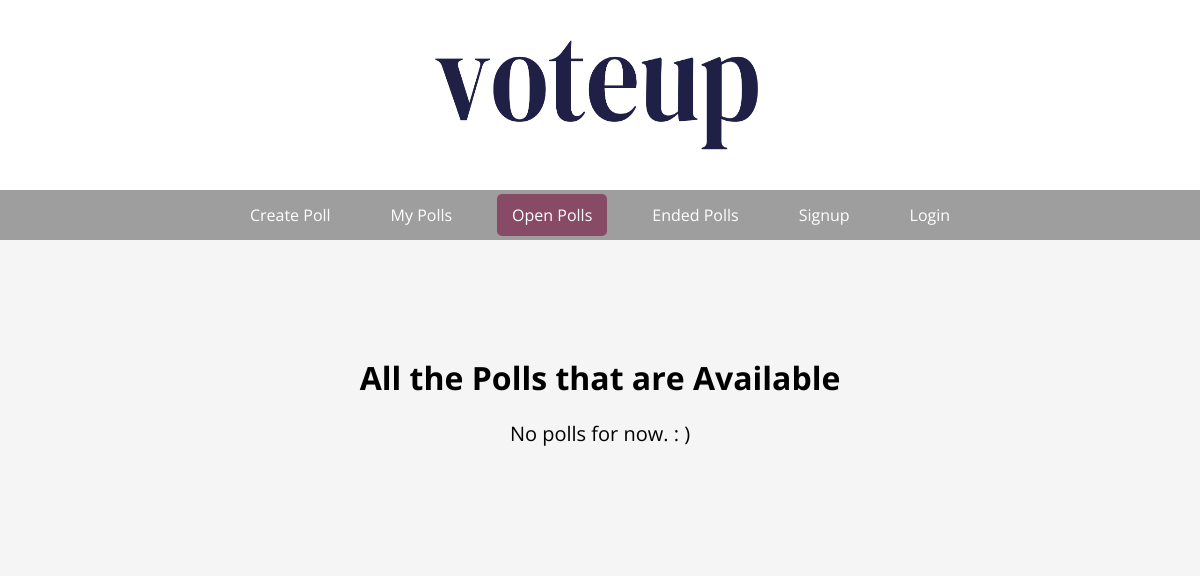
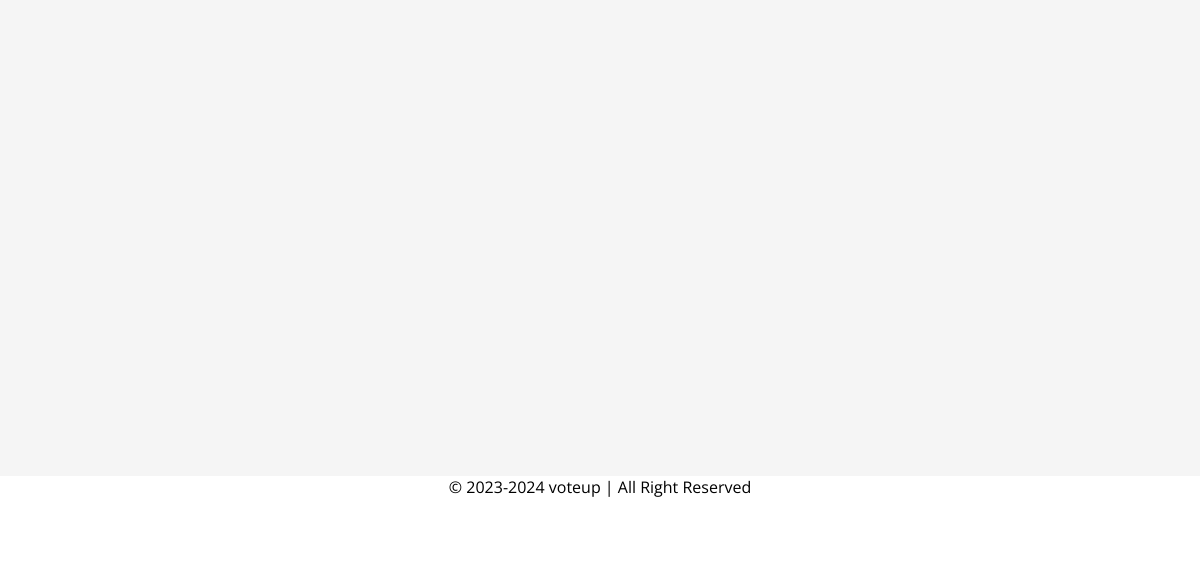
Page /openpolls.php on the earlier database version (2 pictures, top to bottom).
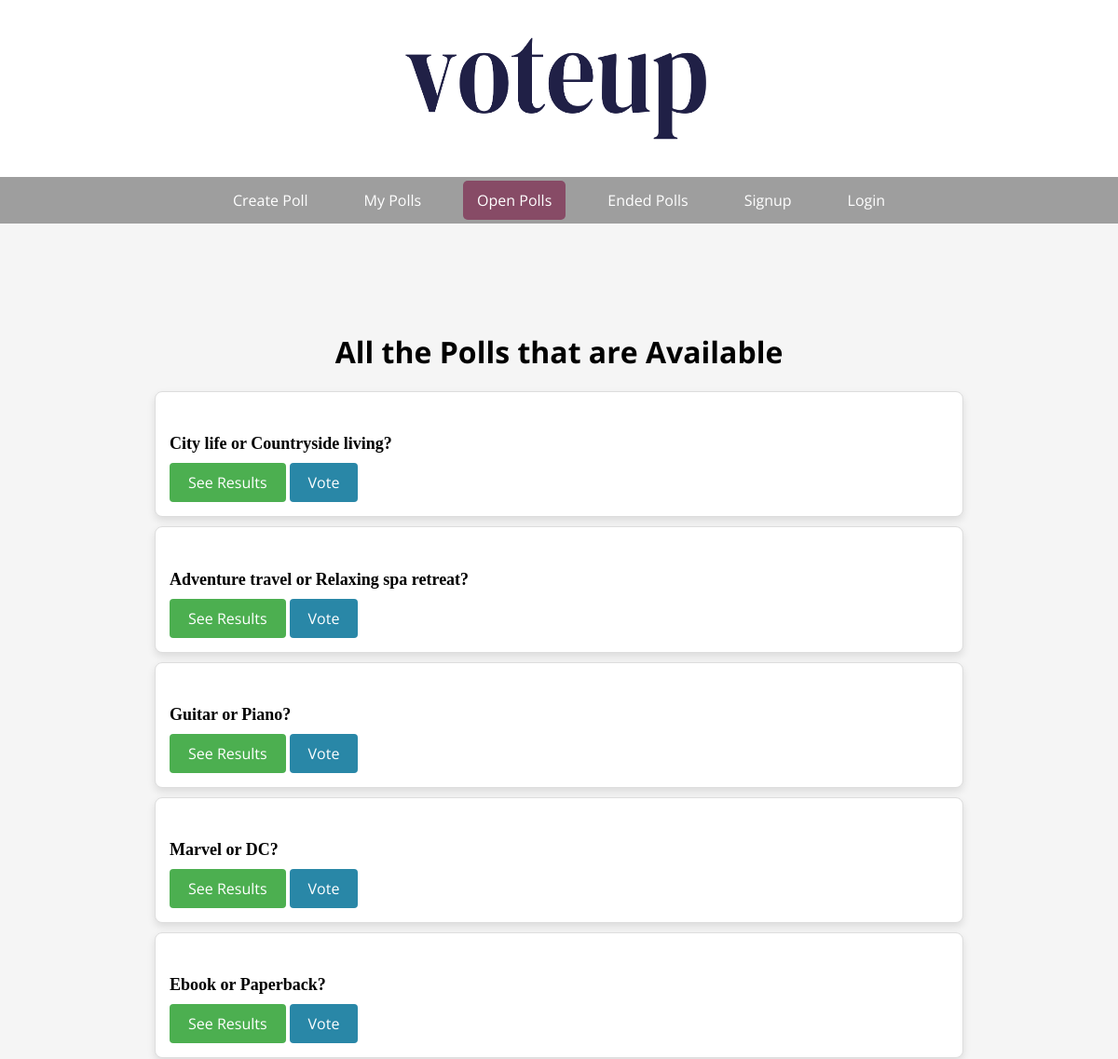
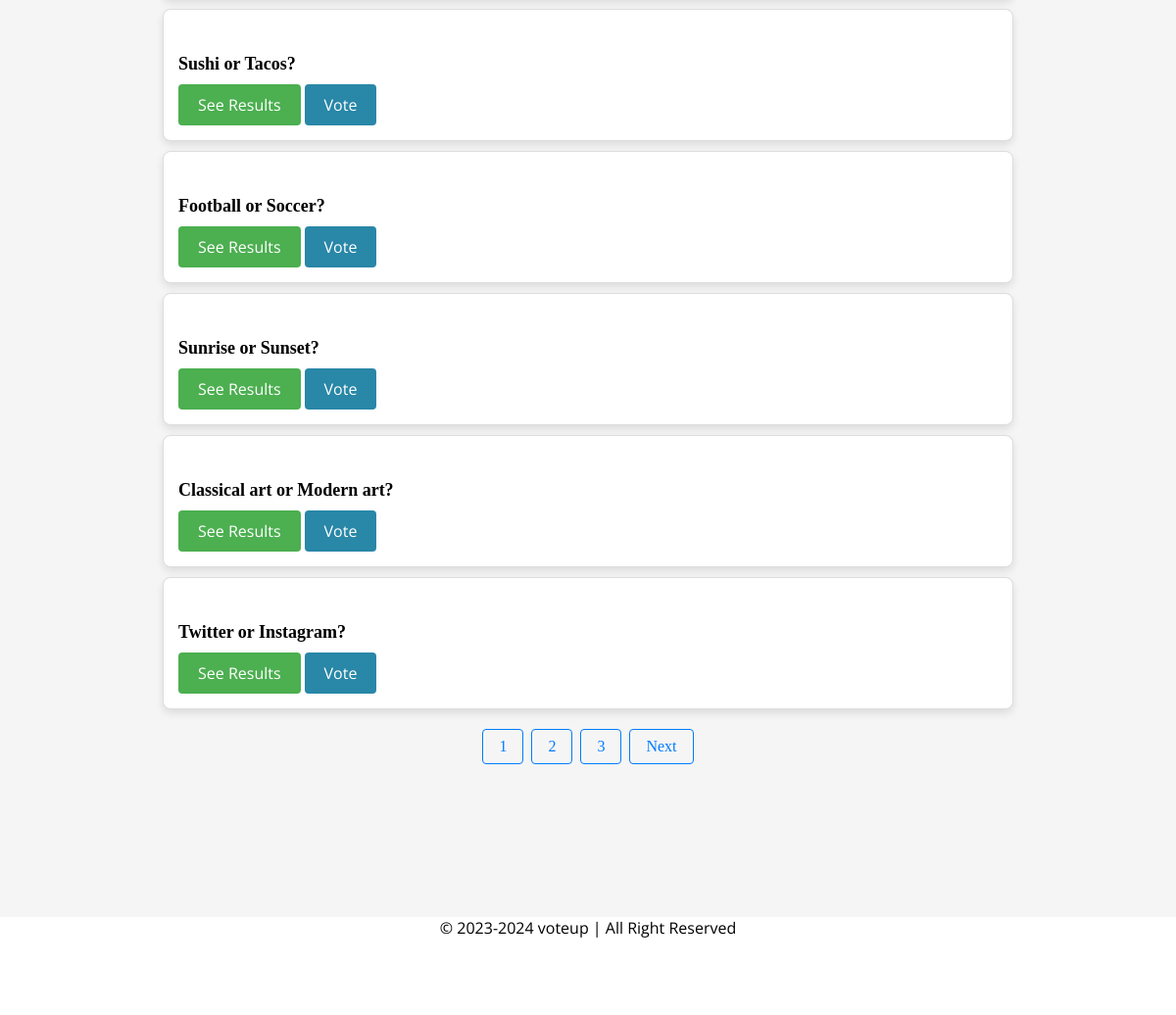
Same page on the later database version (2 pictures, top to bottom).
### tables this page shows
CREATE TABLE `poll` (
  `poll_id` int(11) NOT NULL,
  `creator_id` int(11) DEFAULT NULL,
  `question` varchar(255) DEFAULT NULL,
  `options` varchar(255) DEFAULT NULL,
  `end_date` datetime DEFAULT NULL,
  `s_date` timestamp NOT NULL DEFAULT current_timestamp() ON UPDATE current_timestamp(),
  `status` tinyint(1) NOT NULL
);

### openpolls.php (the view, shortened to what this page needs)
<?php
include("header.php");
?>
    <main>
        <h1> All the Polls that are Available</h1>
        <?php
        require("connection.php");
        $recordsPerPage = 10;
        $current_page = isset($_GET['page']) ? intval($_GET['page']) : 1;
        $start = ($current_page - 1) * $recordsPerPage;
        $stmt = $db->prepare('SELECT question, poll_id FROM poll WHERE status = 0 ORDER BY poll_id LIMIT :start, :recordsPerPage');
        $stmt->bindParam(':start', $start, PDO::PARAM_INT);
        $stmt->bindParam(':recordsPerPage', $recordsPerPage, PDO::PARAM_INT);
        $stmt->execute();
        $polls = $stmt->fetchAll(PDO::FETCH_ASSOC);
            if ($polls) {
                foreach ($polls as $poll) {
                    ?>
                    <div class="card">
                        <div class="card-body">
                            <div class="card-content">
                                <h5 class="card-title"><?php echo $poll['question']; ?></h5>
                                <div class="card-buttons">
                                    <a href="results.php?poll_id=<?php echo $poll['poll_id'];?>"><button class="result-button">See Results</button></a>
                                    <a href="vote.php?poll_id=<?php echo $poll['poll_id'];?>"><button class="vote-button">Vote</button></a>
                                </div>
                            </div>
                        </div>
                    </div>
                    <?php
                }
        $stmt = $db->prepare('SELECT COUNT(*) as total FROM poll WHERE status = 0');
        $stmt->execute();
        $result = $stmt->fetch(PDO::FETCH_ASSOC);
        $totalPages = ceil($result['total'] / $recordsPerPage);
        if ($totalPages > 1) {
            echo '<div class="pagination">';
            for ($i = 1; $i <= $totalPages; $i++) {
                echo '<a href="?page=' . $i . '">' . $i . '</a>';
            }
            if ($current_page < $totalPages) {
                echo '<a href="?page=' . ($current_page + 1) . '">Next</a>';
            }
            echo '</div>';
        }
    } else {
        echo '<p>No polls for now. : )</p>';
    }
    ?>
    </main>
<?php include("footer.php"); ?>

Differences in the rows shown:
added poll: question "City life or Countryside living?"
added poll: question "Adventure travel or Relaxing spa retreat?"
added poll: question "Guitar or Piano?"
added poll: question "Marvel or DC?"
added poll: question "Ebook or Paperback?"
added poll: question "Sushi or Tacos?"
added poll: question "Football or Soccer?"
added poll: question "Sunrise or Sunset?"
added poll: question "Classical art or Modern art?"
added poll: question "Twitter or Instagram?"
Other differences:
new list line: "1"
new list line: "2"
new list line: "3"
text no longer shown: "No polls for now. : )"
text now shown: "Next"
